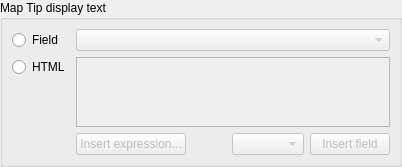
             <widget class="QWidget" name="scrollAreaWidgetContents_10">
              <property name="geometry">
               <rect>
                <x>0</x>
                <y>0</y>
                <width>385</width>
                <height>161</height>
               </rect>
              </property>
              <layout class="QVBoxLayout" name="verticalLayout_26">
               <property name="margin">
                <number>0</number>
               </property>
               <item>
                <widget class="QGroupBox" name="groupBox_2">
                 <property name="title">
                  <string>Map Tip display text</string>
                 </property>
                 <property name="syncGroup" stdset="0">
                  <string notr="true">vectordisplay</string>
                 </property>
                 <layout class="QGridLayout" name="gridLayout_18">
                  <item row="4" column="2">
                   <layout class="QHBoxLayout" name="horizontalLayout_14">
                    <item>
                     <widget class="QPushButton" name="insertExpressionButton">
                      <property name="enabled">
                       <bool>false</bool>
                      </property>
                      <property name="sizePolicy">
                       <sizepolicy hsizetype="Fixed" vsizetype="Fixed">
                        <horstretch>0</horstretch>
                        <verstretch>0</verstretch>
                       </sizepolicy>
                      </property>
                      <property name="toolTip">
                       <string>Inserts an expression into the action</string>
                      </property>
                      <property name="text">
                       <string>Insert expression...</string>
                      </property>
                     </widget>
                    </item>
                    <item>
                     <spacer name="horizontalSpacer_4">
                      <property name="orientation">
                       <enum>Qt::Horizontal</enum>
                      </property>
                      <property name="sizeType">
                       <enum>QSizePolicy::Fixed</enum>
                      </property>
                      <property name="sizeHint" stdset="0">
                       <size>
                        <width>40</width>
                        <height>20</height>
                       </size>
                      </property>
                     </spacer>
                    </item>
                    <item>
                     <widget class="QComboBox" name="fieldComboBox">
                      <property name="enabled">
                       <bool>false</bool>
                      </property>
                      <property name="toolTip">
                       <string>The valid attribute names for this layer</string>
                      </property>
                     </widget>
                    </item>
                    <item>
                     <widget class="QPushButton" name="insertFieldButton">
                      <property name="enabled">
                       <bool>false</bool>
                      </property>
                      <property name="sizePolicy">
                       <sizepolicy hsizetype="Fixed" vsizetype="Fixed">
                        <horstretch>0</horstretch>
                        <verstretch>0</verstretch>
                       </sizepolicy>
                      </property>
                      <property name="toolTip">
                       <string>Inserts the selected field into the action</string>
                      </property>
                      <property name="text">
                       <string>Insert field</string>
                      </property>
                     </widget>
                    </item>
                   </layout>
                  </item>
                  <item row="2" column="2">
                   <widget class="QTextEdit" name="htmlMapTip">
                    <property name="enabled">
                     <bool>false</bool>
                    </property>
                   </widget>
                  </item>
                  <item row="2" column="0">
                   <layout class="QVBoxLayout" name="verticalLayout_5">
                    <item>
                     <widget class="QRadioButton" name="htmlRadio">
                      <property name="text">
                       <string>HTML</string>
                      </property>
                     </widget>
                    </item>
                    <item>
                     <spacer name="verticalSpacer_2">
                      <property name="orientation">
                       <enum>Qt::Vertical</enum>
                      </property>
                      <property name="sizeHint" stdset="0">
                       <size>
                        <width>20</width>
                        <height>0</height>
                       </size>
                      </property>
                     </spacer>
                    </item>
                   </layout>
                  </item>
                  <item row="1" column="0">
                   <layout class="QVBoxLayout" name="verticalLayout_6">
                    <item>
                     <widget class="QRadioButton" name="fieldComboRadio">
                      <property name="text">
                       <string>Field</string>
                      </property>
                     </widget>
                    </item>
                   </layout>
                  </item>
                  <item row="1" column="2">
                   <widget class="QComboBox" name="displayFieldComboBox">
                    <property name="enabled">
                     <bool>false</bool>
                    </property>
                   </widget>
                  </item>
                 </layout>
                </widget>
               </item>
              </layout>
             </widget>
